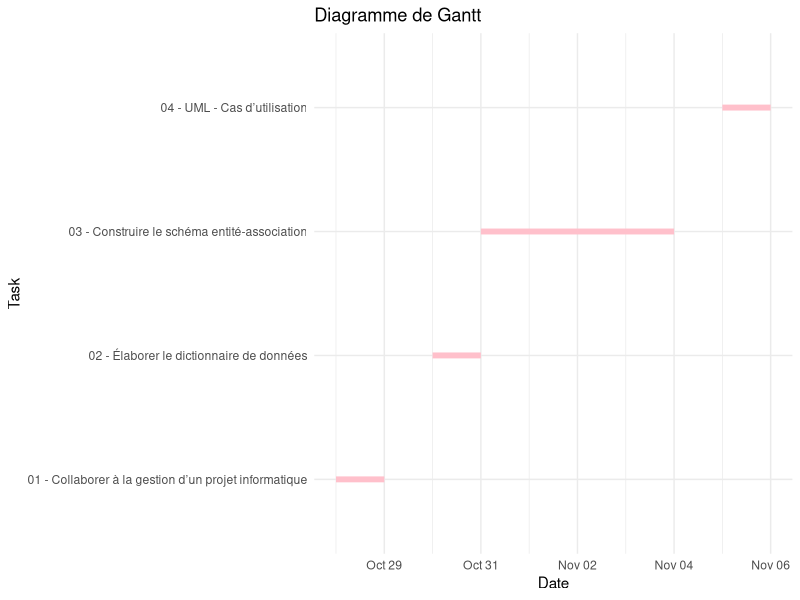

Write the R code that produced this figure.
# Charger les packages nécessaires
library(ggplot2)
library(lubridate)

Task1 = "01 - Collaborer à la gestion d’un projet informatique"
Task2 = "02 - Élaborer le dictionnaire de données"
Task3 = "03 - Construire le schéma entité-association"
Task4 = "04 - UML - Cas d’utilisation"

# Créer un dataframe avec les données du projet
project <- data.frame(
    Task = c(Task1, Task2, Task3, Task4),
    Start = as.Date(c("2024-10-28", "2024-10-30", "2024-10-31", "2024-11-05")),
    End = as.Date(c("2024-10-29", "2024-10-31", "2024-11-04", "2024-11-06"))
)

# Créer le diagramme de Gantt
gantt_plot <- ggplot(project, aes(x = Start, xend = End, y = Task, yend = Task)) +
    geom_segment(size = 2, color = "pink") +
    labs(title = "Diagramme de Gantt", x = "Date", y = "Task") +
    theme_minimal()

# Afficher le diagramme de Gantt
print(gantt_plot)
